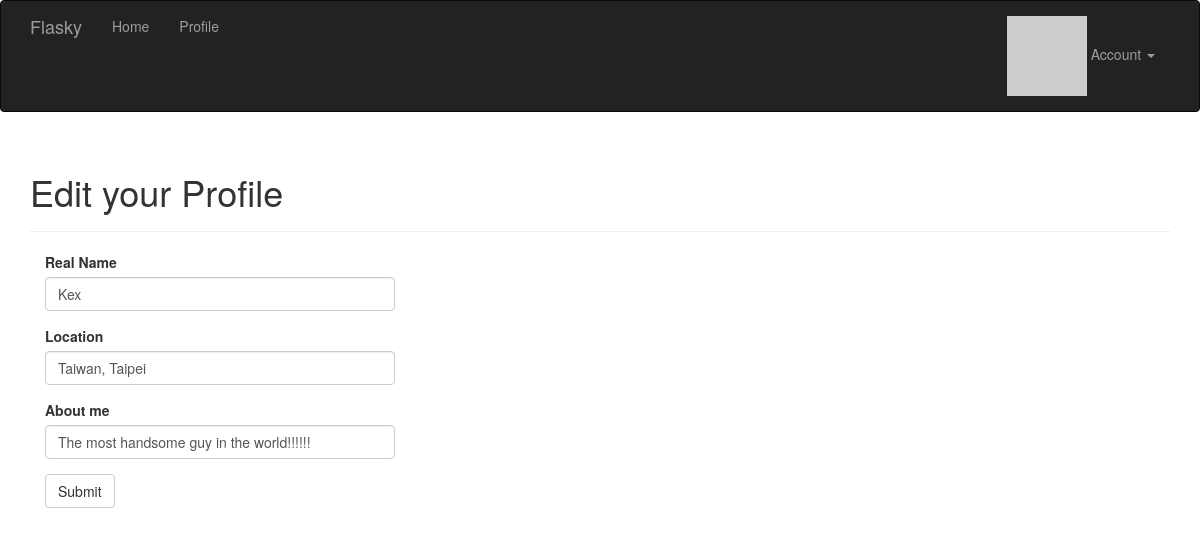
Page /edit-profile (signed in) on the committed database.
### app/models.py (models this page shows, shortened)
class User(UserMixin, db.Model):  # Here we inherit from two classes
    __tablename__ = 'users'
    id = db.Column(db.Integer, primary_key=True)
    email = db.Column(db.String(64), unique=True, index=True)
    username = db.Column(db.String(64), unique=True, index=True)
    role_id = db.Column(db.Integer, db.ForeignKey('roles.id'))
    password_hash = db.Column(db.String(128))
    confirmed = db.Column(db.Boolean, default=False)
    name = db.Column(db.String(64))
    location = db.Column(db.String(64))
    about_me = db.Column(db.Text())
    member_since = db.Column(db.DateTime, default=datetime.utcnow)
    last_seen = db.Column(db.DateTime, default=datetime.utcnow)
    avatar_hash = db.Column(db.String(32))
    posts = db.relationship('Post', backref='author', lazy='dynamic')
    followed = db.relationship('Follow',
                               foreign_keys=[Follow.follower_id],
                               backref=db.backref('follower', lazy='joined'),
                               lazy='dynamic',
                               cascade='all, delete-orphan')
    followers = db.relationship('Follow',
                                foreign_keys=[Follow.followed_id],
                                backref=db.backref('followed', lazy='joined'),
                                lazy='dynamic',
                                cascade='all, delete-orphan')
    @property
    def password(self):
        raise AttributeError('password is not a readable attribute')
    def ping(self):
        self.last_seen = datetime.utcnow()
        db.session.add(self)
    def gravatar(self, size=100, default='identicon', rating='g'):
        if request.is_secure:
            url = 'http://secure.gravatar.com/avatar'
        else:
            url = 'http://www.gravatar.com/avatar'
        hash = self.avatar_hash or hashlib.md5(
                self.email.encode('utf-8')).hexdigest()
        return '{url}/{hash}?s={size}&d={default}&r={rating}'.format(
            url=url, hash=hash, size=size, default=default, rating=rating)

### app/main/views.py (the view, shortened to what this page needs)
@main.route('/edit-profile', methods=['GET', 'POST'])
@login_required
def edit_profile():
    form = EditProfileForm()
    form.name.data = current_user.name
    form.location.data = current_user.location
    form.about_me.data = current_user.about_me
    return render_template('edit_profile.html', form=form)

### app/main/forms.py
class EditProfileForm(FlaskForm):
    name = StringField('Real Name', validators=[Length(0, 64)])
    location = StringField('Location', validators=[Length(0, 64)])
    about_me = TextField('About me')
    submit = SubmitField('Submit')

### app/auth/views.py (called while the page is built)
@auth.before_app_request
def before_request():
    if current_user.is_authenticated:
        current_user.ping()
        if not current_user.confirmed \
                and request.endpoint[:5] != 'auth.':
            return redirect(url_for('auth.unconfirmed'))

### app/main/__init__.py (called while the page is built)
@main.app_context_processor
def inject_permissions():
    return dict(Permission=Permission)

### app/models.py (called while the page is built)
@login_manager.user_loader
def load_user(user_id):
    return User.query.get(int(user_id))

### app/templates/edit_profile.html (shortened to what this page needs)
{% extends "base.html" %}
{% import "bootstrap/wtf.html" as wtf %}
{% block page_content %}
<div class="page-header">
    <h1>Edit {% if user %}{{ user.username }}'s{% else %}your{% endif %} Profile</h1>
</div>
<div class="col-md-4">
    {{ wtf.quick_form(form) }}
</div>
{% endblock %}

### rows in the picture
User: name "Kex", location "Taiwan, Taipei", about_me "The most handsome guy in the world!!!!!!"
